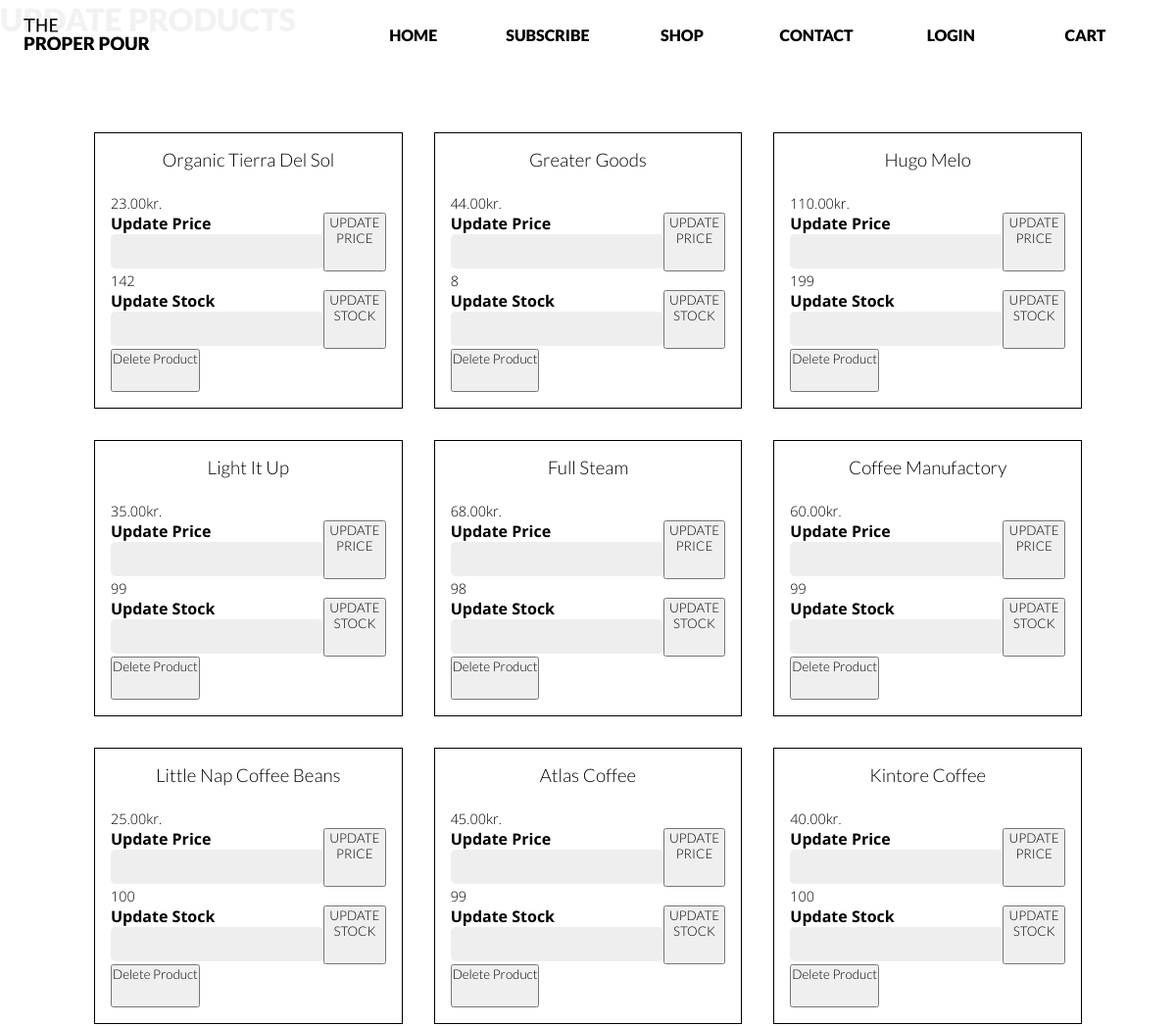
The app's page /admin.php (upper part), older data.
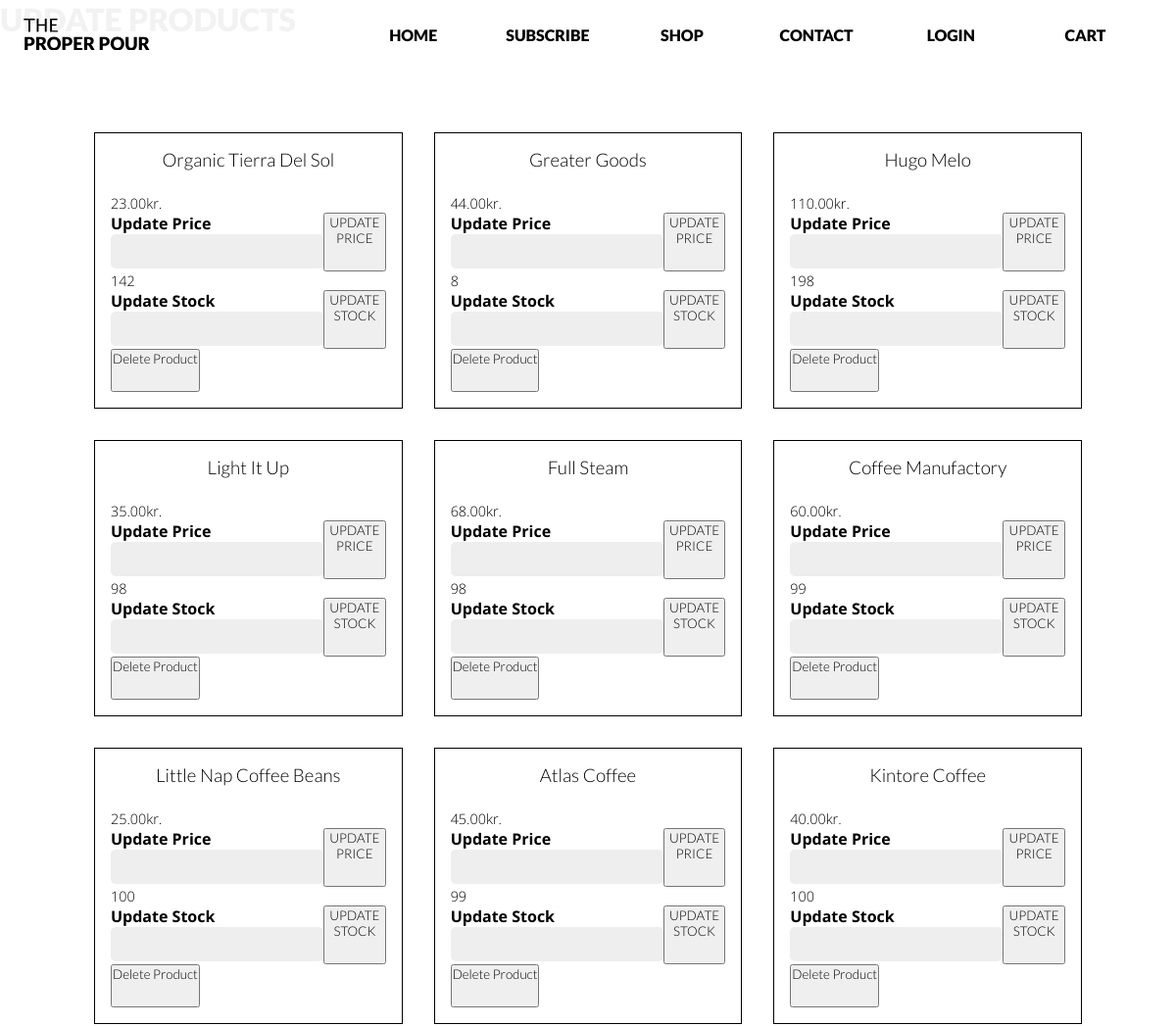
The same page, newer data.
### tables this page shows
CREATE TABLE `tproduct` (
  `nProductID` int(10) UNSIGNED NOT NULL,
  `cName` varchar(50) NOT NULL,
  `nCoffeeTypeID` mediumint(8) UNSIGNED NOT NULL,
  `nPrice` decimal(5,2) NOT NULL DEFAULT 0.00,
  `nStock` int(11) NOT NULL DEFAULT 0,
  `bActive` tinyint(1) NOT NULL DEFAULT 1
);

### admin.php (the view, shortened to what this page needs)
<?php
require_once(__DIR__.'/components/header.php');
require_once(__DIR__.'/connection.php');
?>
<main>
<h1>Update Products</h1>
<div class="adminProducts">
<?php
    $sql = "SELECT * FROM tProduct";
    $statement = $connection->prepare($sql);
    if($statement->execute()){
        $products = $statement->fetchAll(PDO::FETCH_ASSOC);
    foreach($products as $row){
        if($row['bActive']==1){
            echo '
            <div class="adminProduct" id="product-'.$row['nProductID'].' ">
            <h3 class="adminProductName">'.$row['cName'].' </h3>
            <p class="adminPropertyPrice">'.$row['nPrice'].'kr.</p>
            <form method="post" id="frmUpdatePrice">
    <label for="">Update Price<input type="text" name="updatePrice"></label>
    <button type="submit" class="btnUpdatePrice">UPDATE PRICE</button>
</form>
            <p class="propertyStock">'.$row['nStock'].'</p>
            <form method="post" id="frmUpdateStock">
    <label for="">Update Stock<input type="text" name="updateStock"></label>
    <button type="submit" class="btnUpdateStock">UPDATE STOCK</button>
</form>
<button class="btnDeleteProduct">Delete Product</button>
            </div>
            ';
        }
    }
}
?>
</div>
</main>
<?php
require_once(__DIR__.'/components/footer.php');

### components/header.php (shortened to what this page needs)
<?php
$menuPath = "";
if ($_SESSION) {
  $menuPath = "Profile";
} else {
  $menuPath = "Login";
}
?>
<html lang="en">
  <head>
    <link rel="stylesheet" href="style.css" />
  </head>
  <body>
    <header>
            <a href="index.php" class="logo bg-contain">The Proper Pour Logo</a>
            <nav class="deskmenu grid">
                <a href="index.php" class="<?php if($sCurrentPage == 'frontpage') echo 'active';?>">Home</a>
                    <a href="subscribe.php" class="<?php if($sCurrentPage == 'subscribe') echo 'active';?>">Subscribe</a>
                    <a href="shop.php" class="<?php if($sCurrentPage == 'shop') echo 'active';?>">Shop</a>
                    <a href="contact.php" class="<?php if($sCurrentPage == 'contact') echo 'active';?>">Contact</a>
                    <a class="<?php if($sCurrentPage == strtolower($menuPath)) echo 'active';?>"href="<?=strtolower($menuPath)?>.php"><?=$menuPath?></a>
                    <a href="cart.php" class=" <?php if($sCurrentPage == 'cart') echo 'active';?>">Cart</a>
            </nav>
        </header>

### components/footer.php (shortened to what this page needs)
</body>
</html>

### style.css (style rules this page uses)
* { box-sizing: border-box; padding: 0; margin: 0; }
html { scroll-behavior: smooth; }
.grid { display: grid; }
h1, h2, h5, a, .step-no .no, .frontpage h2, #formSearch label, .product h3, .filter h3, .testResults h3, .profile-details h3 { font-family: "Lato", sans-serif; font-weight: 900; text-transform: uppercase; text-align: center; }
h1 { text-align: inherit; }
h3, h5, .step-no .no, .frontpage h3 { padding-bottom: 2vw; }
h3, h4, button, .checkmark { font-family: "Lato", sans-serif; font-weight: 300; color: #000; text-align: center; padding-bottom: 2vw; }
p { font-size: calc(0.8em + 10%); }
body { font-family: "Open sans", sans-serif; font-weight: 300; color: black; max-width: 100vw; }
.bg-contain { background-size: contain; background-repeat: no-repeat; }
header { background: rgba(255, 255, 255, 0.95); max-width: 100vw; width: 100%; position: fixed; z-index: 80; top: 0; display: grid; grid-template-columns: 1fr 2.5fr; height: 70px; justify-content: center; align-items: center; padding: 0 2vw; }
a { text-decoration: none; }
.deskmenu { grid-template-columns: repeat(6, 1fr); justify-items: center; align-items: center; }
.deskmenu a, .hiddenMenu a { font-weight: 900; transition: 0.2s ease-in-out; }
.logo { background-image: url(img/the-proper-pour-logo.svg); color: transparent; height: 45%; }
a { color: black; }
input::placeholder, select > option { text-transform: uppercase; }
input { padding: 1vw; }
#frmAddProduct, #frmUpdateStock, #frmUpdatePrice { display: grid; margin: auto; }
#frmUpdateStock, #frmUpdatePrice { grid-template-columns: 1fr 1fr; }
.adminProducts { margin: 5em; display: grid; grid-template-columns: 1fr 1fr 1fr; }
.adminProduct { margin: 1em; border: 1px solid black; padding: 1em; }
label { font-weight: bold; }
input[type="text"], input[type="email"], input[type="password"], select { border: 0; border-radius: 5px; height: 35px; padding: 10px 10px 10px 30px; background: #eee; }
input[type="text"]:valid, input[type="email"]:valid, input[type="password"]:valid { background-size: 20px; background-repeat: no-repeat; background-position: 5px 6px; }

Row changes from the older to the newer data that the page shows:
changed tproduct "Hugo Melo": nStock "199" → "198"
changed tproduct "Light It Up": nStock "99" → "98"
